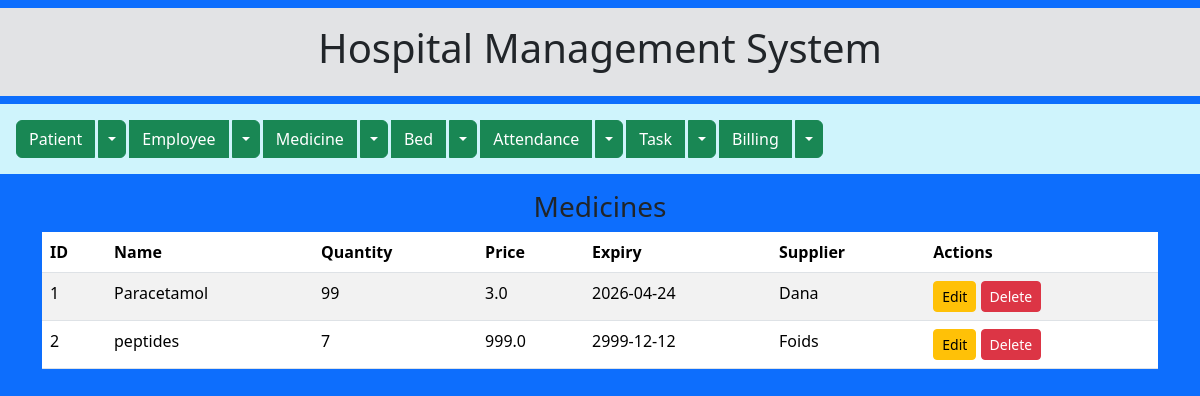
/view_update_medicine, run on the app's committed database.
### models/models_medicine.py (models this page shows)
class Medicine(db.Model):
    id = db.Column(db.Integer, primary_key=True)
    name = db.Column(db.String(100))
    quantity = db.Column(db.Integer)
    price = db.Column(db.Float)
    expiry_date = db.Column(db.String(20))
    supplier = db.Column(db.String(100))

### app.py (the view)
@app.route('/view_update_medicine')
def view_update_medicine():
    medicines = get_all_medicines()
    return render_template('view_update_medicine.html', medicines=medicines)

### services/services_medicine.py (called while the page is built)
def get_all_medicines():
    return Medicine.query.all()

### templates/view_update_medicine.html
{% extends "base.html" %}
{% block content %}
<h3 class="text-center mt-2">Medicines</h3>
<table class="table table-striped">
    <thead><tr><th>ID</th><th>Name</th><th>Quantity</th><th>Price</th><th>Expiry</th><th>Supplier</th><th>Actions</th></tr></thead>
    <tbody>
        {% for med in medicines %}
        <tr>
            <td>{{ med.id }}</td><td>{{ med.name }}</td><td>{{ med.quantity }}</td>
            <td>{{ med.price }}</td><td>{{ med.expiry_date }}</td><td>{{ med.supplier }}</td>
            <td>
                <a href="/edit_medicine/{{ med.id }}" class="btn btn-warning btn-sm">Edit</a>
                <a href="/delete_medicine/{{ med.id }}" class="btn btn-danger btn-sm"
                   onclick="return confirm('Delete?')">Delete</a>
            </td>
        </tr>
        {% endfor %}
    </tbody>
</table>
{% endblock %}

### data on the page
Medicine: id "1", name "Paracetamol", quantity "99", price "3.0", expiry_date "2026-04-24", supplier "Dana"
Medicine: id "2", name "peptides", quantity "7", price "999.0", expiry_date "2999-12-12", supplier "Foids"
